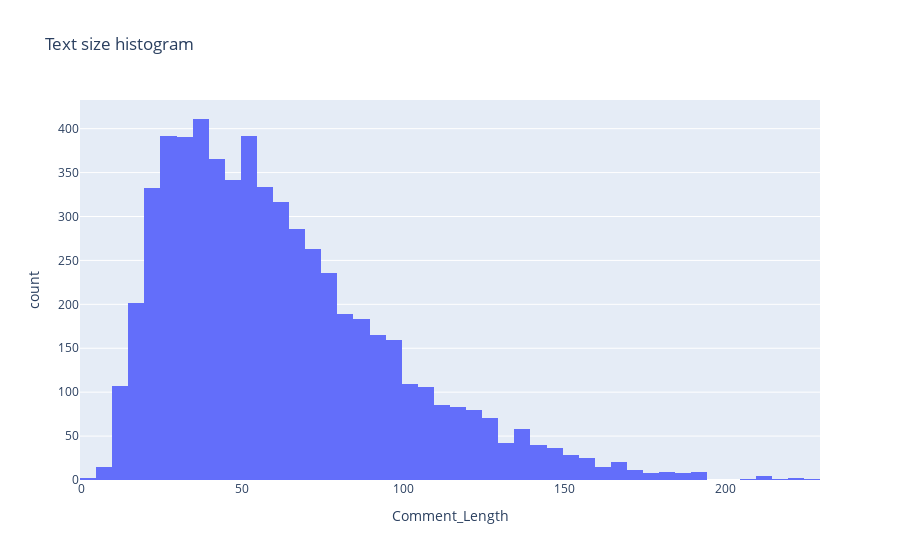

The notebook cell saved with this chart:
### Code cell
# Get size of each comment
df['Comment_Length'] = df['Comment'].apply(len)

# Create the text size histogram
fig = px.histogram(df, x='Comment_Length', title='Text size histogram')
fig.show()

### Figure 1 — Plotly figure (JSON) as saved in the notebook; plotly's stock layout.template omitted (floating-point values rounded to 4 significant figures; data arrays with more than 128 entries replaced by an {"elided": "..."} marker saying what was removed)
{"data": [{"alignmentgroup": "True", "bingroup": "x", "hovertemplate": "Comment_Length=%{x}<br>count=%{y}<extra></extra>", "legendgroup": "", "marker": {"color": "#636efa", "pattern": {"shape": ""}}, "name": "", "offsetgroup": "", "orientation": "v", "showlegend": false, "type": "histogram", "x": {"elided": "5937 int values"}, "xaxis": "x", "yaxis": "y"}], "layout": {"barmode": "relative", "legend": {"tracegroupgap": 0}, "title": {"text": "Text size histogram"}, "xaxis": {"anchor": "y", "domain": [0, 1], "title": {"text": "Comment_Length"}}, "yaxis": {"anchor": "x", "domain": [0, 1], "title": {"text": "count"}}}}
